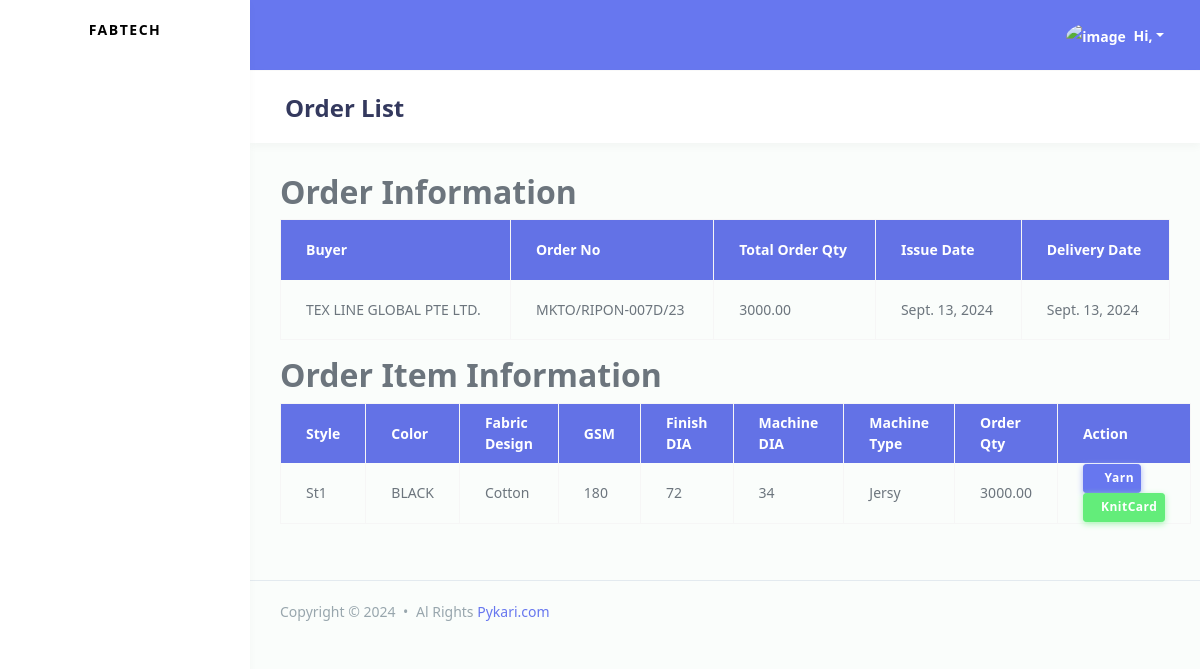
/fabricmanagement/order/1/, run on the app's committed database.
### fabricmanagement/models.py (models this page shows)
class Order(models.Model):
    buyer_name = models.CharField(max_length=255, db_index=True)
    order_no = models.CharField(max_length=255, db_index=True)
    order_type = models.CharField(max_length=255, db_index=True)
    total_order_qty = models.DecimalField(max_digits=10, decimal_places=2, default=0)
    issue_date = models.DateField(db_index=True)
    shipment_date = models.DateField(db_index=True)
    created_at = models.DateTimeField(auto_now_add=True)
    updated_at = models.DateTimeField(auto_now=True)
    class Meta:
        indexes = [
            models.Index(fields=['issue_date']),
            models.Index(fields=['shipment_date']),
            models.Index(fields=['order_no']),
            models.Index(fields=['created_at']),
            models.Index(fields=['updated_at']),
        ]

class OrderItem(models.Model):
    order_id = models.ForeignKey(Order, on_delete=models.CASCADE, db_index=True, related_name='items')
    style = models.CharField(max_length=244, db_index=True)
    color = models.CharField(max_length=233, db_index=True)
    fabric_design = models.CharField(max_length=233, db_index=True)
    gsm = models.CharField(max_length=233, db_index=True)
    finish_dia = models.CharField(max_length=233, db_index=True)
    machine_dia = models.CharField(max_length=233, db_index=True)
    machine_type = models.CharField(max_length=233, db_index=True)
    order_item_qty = models.DecimalField(max_digits=10, decimal_places=2, default=0)
    created_at = models.DateTimeField(auto_now_add=True)
    updated_at = models.DateTimeField(auto_now=True)
    class Meta:
        indexes = [
            models.Index(fields=['style']),
            models.Index(fields=['created_at']),
            models.Index(fields=['updated_at']),
        ]

### fabricmanagement/views.py (the view)
# urls.py: path('order/<int:pk>/', views.OrderDetailView.as_view(), name='order_detail'),
class OrderDetailView(DetailView):
    model = Order
    template_name = 'fabricmanagement/order_detail.html'
    def get_context_data(self, **kwargs):
        context = super().get_context_data(**kwargs)
        context['order_items'] = self.object.items.all()
        return context

### fabricmanagement/templates/fabricmanagement/order_detail.html (shortened to what this page needs)
{% extends "accounts/master/base.html" %}
{% block page_title %}
    Order List
{% endblock page_title %}
{% block page_body %}
<h2>Order Information</h2>
<table class="table table-bordered">
    <thead>
        <tr class="bg-primary text-white">
            <th class='text-white'>Buyer</th>
            <th class='text-white'>Order No</th>
            <th class='text-white'>Total Order Qty</th>
            <th class='text-white'>Issue Date</th>
            <th class='text-white'>Delivery Date</th>
        </tr>
    </thead>
    <tbody>
        <tr>
            <td>{{ object.buyer_name }}</td>
            <td>{{ object.order_no }}</td>
            <td>{{ object.total_order_qty }}</td>
            <td>{{ object.issue_date }}</td>
            <td>{{ object.shipment_date }}</td>
        </tr>
    </tbody>
</table>
<h2>Order Item Information</h2>
    {% include "fabricmanagement/order-item-header.html" %}
{% endblock page_body %}

### fabricmanagement/templates/fabricmanagement/order-item-header.html
<table class="table table-bordered">
    <thead>
        <tr class="bg-primary text-white">
            <th class='text-white'>Style </th>
            <th class='text-white'>Color</th>
            <th class='text-white'>Fabric Design</th>
            <th class='text-white'>GSM</th>
            <th class='text-white'>Finish DIA</th>
            <th class='text-white'>Machine DIA</th>
            <th class='text-white'>Machine Type</th>
            <th class='text-white'>Order Qty</th>
            <th class='text-white'>Action</th>
        </tr>
    </thead>
    <tbody>
        {% for item in order_items %}
        <tr>
            <td>{{ item.style }}</td>
            <td>{{ item.color }}</td>
            <td>{{ item.fabric_design }}</td>
            <td>{{ item.gsm }}</td>
            <td>{{ item.finish_dia }}</td>
            <td>{{ item.machine_dia }}</td>
            <td>{{ item.machine_type }}</td>
            <td>{{ item.order_item_qty }}</td>
            <td>
                <a href="{% url "add_yarn" item.id %}" class="btn btn-primary btn-sm">
                    <i class="fas fa-plus"></i> Yarn
                </a>
                <a href="" class="btn btn-success btn-sm">
                    <i class="fas fa-plus"></i>KnitCard
                </a>
            </td>
        </tr>
        {% endfor %}
    </tbody>
</table>

### data on the page
Order: buyer_name "TEX LINE GLOBAL PTE LTD.", order_no "MKTO/RIPON-007D/23", total_order_qty "3000.00", issue_date "Sept. 13, 2024", shipment_date "Sept. 13, 2024"
OrderItem: style "St1", color "BLACK", fabric_design "Cotton", gsm "180", finish_dia "72", machine_dia "34", machine_type "Jersy", order_item_qty "3000.00"
